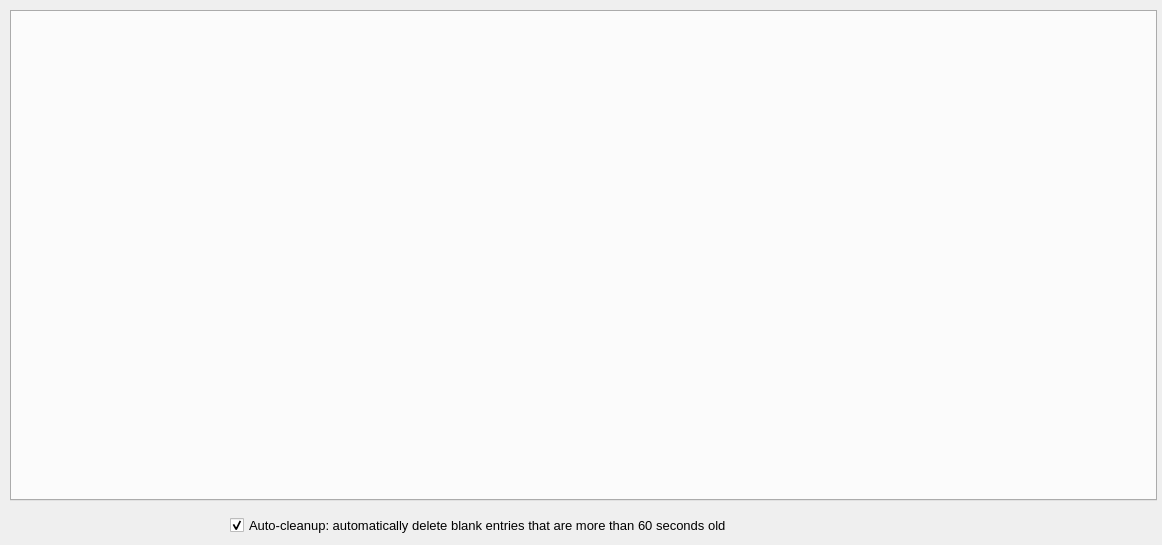
<?xml version="1.0" encoding="UTF-8"?>
<ui version="4.0">
 <class>newEntryWindow</class>
 <widget class="QDialog" name="newEntryWindow">
  <property name="geometry">
   <rect>
    <x>0</x>
    <y>0</y>
    <width>1162</width>
    <height>545</height>
   </rect>
  </property>
  <property name="windowTitle">
   <string>Radio Log - New Entry</string>
  </property>
  <widget class="QTabWidget" name="tabWidget">
   <property name="geometry">
    <rect>
     <x>10</x>
     <y>10</y>
     <width>1147</width>
     <height>491</height>
    </rect>
   </property>
   <property name="tabBarAutoHide">
    <bool>true</bool>
   </property>
  </widget>
  <widget class="QCheckBox" name="autoCleanupCheckBox">
   <property name="geometry">
    <rect>
     <x>230</x>
     <y>510</y>
     <width>721</width>
     <height>31</height>
    </rect>
   </property>
   <property name="font">
    <font>
     <family>Segoe UI</family>
     <pointsize>10</pointsize>
    </font>
   </property>
   <property name="text">
    <string>Auto-cleanup: automatically delete blank entries that are more than 60 seconds old</string>
   </property>
   <property name="checked">
    <bool>true</bool>
   </property>
  </widget>
 </widget>
 <tabstops>
  <tabstop>tabWidget</tabstop>
  <tabstop>autoCleanupCheckBox</tabstop>
 </tabstops>
 <resources/>
 <connections/>
 <designerdata>
  <property name="gridDeltaX">
   <number>10</number>
  </property>
  <property name="gridDeltaY">
   <number>10</number>
  </property>
  <property name="gridSnapX">
   <bool>true</bool>
  </property>
  <property name="gridSnapY">
   <bool>true</bool>
  </property>
  <property name="gridVisible">
   <bool>true</bool>
  </property>
 </designerdata>
 <slots>
  <slot>quickTextAction()</slot>
  <slot>quickTextUndo()</slot>
  <slot>quickTextClueAction()</slot>
  <slot>autoCleanupToggled()</slot>
  <slot>cleanupNow()</slot>
  <slot>autoCleanupStateChanged()</slot>
 </slots>
</ui>
